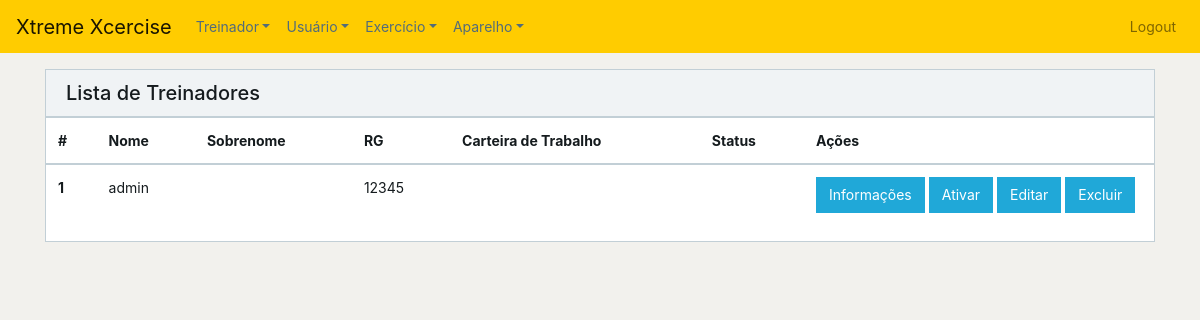
The app's page /treinador/index.php (signed in), older data.
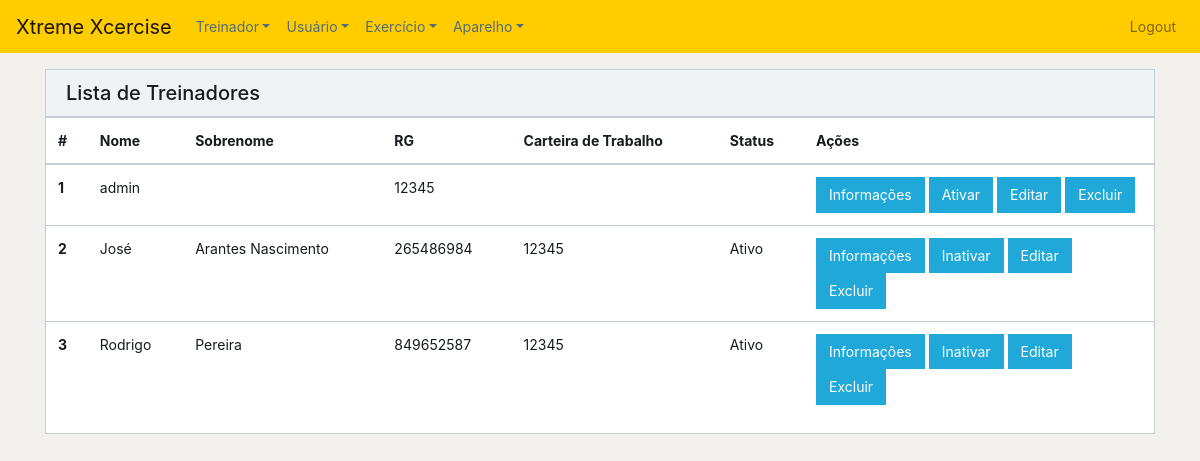
The same page, newer data.
### tables this page shows
CREATE TABLE `treinador` (
  `id` int(11) NOT NULL,
  `nome` varchar(35) DEFAULT NULL,
  `sobrenome` varchar(35) DEFAULT NULL,
  `idade` int(11) DEFAULT NULL,
  `RG` varchar(9) DEFAULT NULL,
  `CPF` varchar(11) DEFAULT NULL,
  `carteiraTrab` varchar(5) DEFAULT NULL,
  `salario` int(11) DEFAULT NULL,
  `dataContratacao` date DEFAULT NULL,
  `situacao` varchar(7) DEFAULT NULL,
  `permissao` int(11) DEFAULT NULL,
  `senha` varchar(60) DEFAULT NULL
);

### treinador/index.php (the view, shortened to what this page needs)
<?php
    include_once '../functions.php';
?>
<!DOCTYPE html>
<html lang="en">
<head>
    <link href="../css/font-awesome.min.css" rel="stylesheet">
    <link href="../css/simple-line-icons.min" rel="stylesheet">
    <link href="../css/style.min.css" rel="stylesheet">
    <link href="../css/stylesheetjr.css" rel="stylesheet">
</head>
<body>
<?php include_once '../header.php';
$table = 'treinador';
$var = indexTrainer($table);
?>
<div class="container mt-3">
    <div class="card">
        <div class="card-header">
            <h1 class="h5 m-0">Lista de Treinadores</h1>
        </div>
        <table class="table table-responsive">
            <thead>
            <tr>
                <th>#</th>
                <th>Nome</th>
                <th>Sobrenome</th>
                <th>RG</th>
                <th>Carteira de Trabalho</th>
                <th>Status</th>
                <th style="width: 350px;">Ações</th>
            </tr>
            </thead>
            <tbody>
            <?php
            while($row = mysqli_fetch_assoc($var)) {
                echo "<tr>";
                echo "<th>" . $row['id'] . "</th>";
                echo "<td>" . $row['nome'] . "</td>";
                echo "<td>" . $row['sobrenome'] . "</td>";
                echo "<td>" . $row['RG'] . "</td>";
                echo "<td>" . $row['carteiraTrab'] . "</td>";
                echo "<td>" . $row['situacao'] . "</td>";
                echo "<td>";
                echo "<a class=\"btn btn-primary mr-1\" href=\"show.php?id=" . $row['id'] . " \" role=\"button\">Informações</a>";
                    if($row['situacao'] == 'Ativo') {
                        echo "<a class=\"btn btn-primary mr-1\" href=\"inactivate.php?id=" . $row['id'] . " \" role=\"button\">Inativar</a>";
                    } else echo "<a class=\"btn btn-primary mr-1\" href=\"activate.php?id=" . $row['id'] . " \" role=\"button\">Ativar</a>";
                echo "<a class=\"btn btn-primary mr-1\" href=\"edit.php?id=" . $row['id'] . " \" role=\"button\">Editar</a>";
                echo "<a class=\"btn btn-primary mr-1\" href=\"delete.php?id=" . $row['id'] . " \" role=\"button\">Excluir</a>";
                echo "</td>";
                echo "</tr>";
            }
            ?>
            </tbody>
        </table>
    </div>
</div>
</body>
</html>

Row changes from the older to the newer data that the page shows:
added treinador: id "2", nome "José", sobrenome "Arantes Nascimento", RG "265486984", carteiraTrab "12345", situacao "Ativo"
added treinador: id "3", nome "Rodrigo", sobrenome "Pereira", RG "849652587", carteiraTrab "12345", situacao "Ativo"
